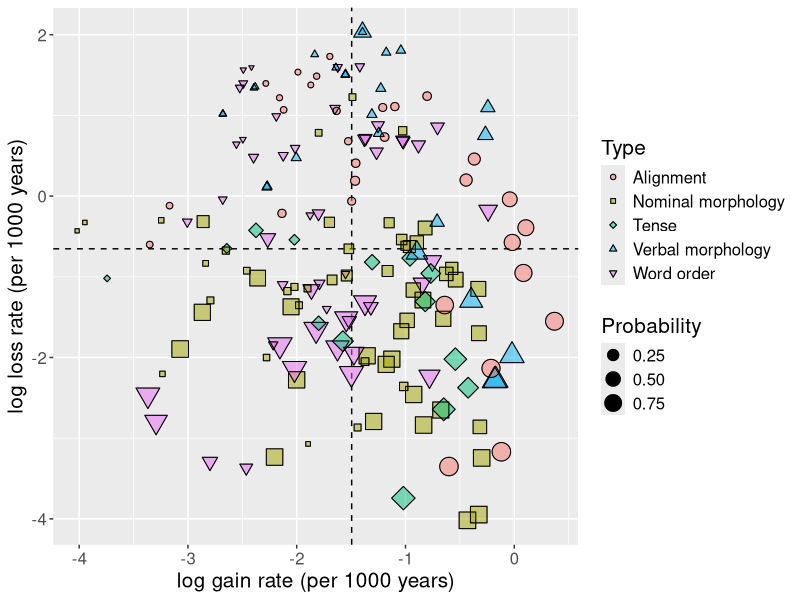

The R source for this figure:
require(ggplot2)
require(gridExtra)
require(ggrepel)

entry <- read.csv('entry_rates.tsv',sep='\t')
exit <- read.csv('exit_rates.tsv',sep='\t')
reconstruction <- read.csv('reconstructions.tsv',sep='\t')

entry.exit <- merge(entry,exit,by='values')
entry.exit <- entry.exit[,c(2,1,3,5)]
entry.exit$grid <- unname(sapply(as.character(entry.exit[,1]), function(x) {return(unlist(strsplit(x,"|",fixed=T))[1])}))
entry.exit[entry.exit$grid=='ALIGNMENT',]$grid <- 'Alignment'
entry.exit[entry.exit$grid=='TENSE',]$grid <- 'Tense'

#colnames(entry.exit) <- c('fullfeat','values','Gain','Loss','Type')

entry.exit <- merge(entry.exit,reconstruction,by='values')

colnames(entry.exit) <- c('fullfeat','values','Gain','Loss','Type','X','Probability')

#pdf('rate_gain_loss.pdf',width=12,height=8)
#ggplot(data=entry.exit) + geom_point(aes(x=log(1/Gain),y=log(1/Loss),alpha=Probability,shape=Type,color=Type)) + labs(x='average time before gain (log 1000 years)',y='average time before loss (log 1000 years)') + scale_shape_manual(values=c(15:19))
#dev.off()

pdf('rate_gain_loss.pdf',width=12,height=8)
ggplot(data=entry.exit) + 
  geom_vline(xintercept = median(log(entry.exit$Gain)),#color='gray',
             linetype="dashed") + 
  geom_hline(yintercept = median(log(entry.exit$Loss)),#color='gray',
             linetype="dashed") +
  geom_point(aes(x=log(Gain),y=log(Loss),size=Probability,shape=Type,fill=Type),alpha=.5) + 
  geom_point(aes(x=log(Gain),y=log(Loss),size=Probability,shape=Type),fill=NA,color='black') + 
  scale_shape_manual(values=c(21:25)) + 
  theme(text = element_text(size=15)) + 
  labs(x='log gain rate (per 1000 years)',y='log loss rate (per 1000 years)')
  # + 
  #geom_text_repel(aes(x=log(Gain),y=log(Loss),label=fullfeat))
dev.off()
